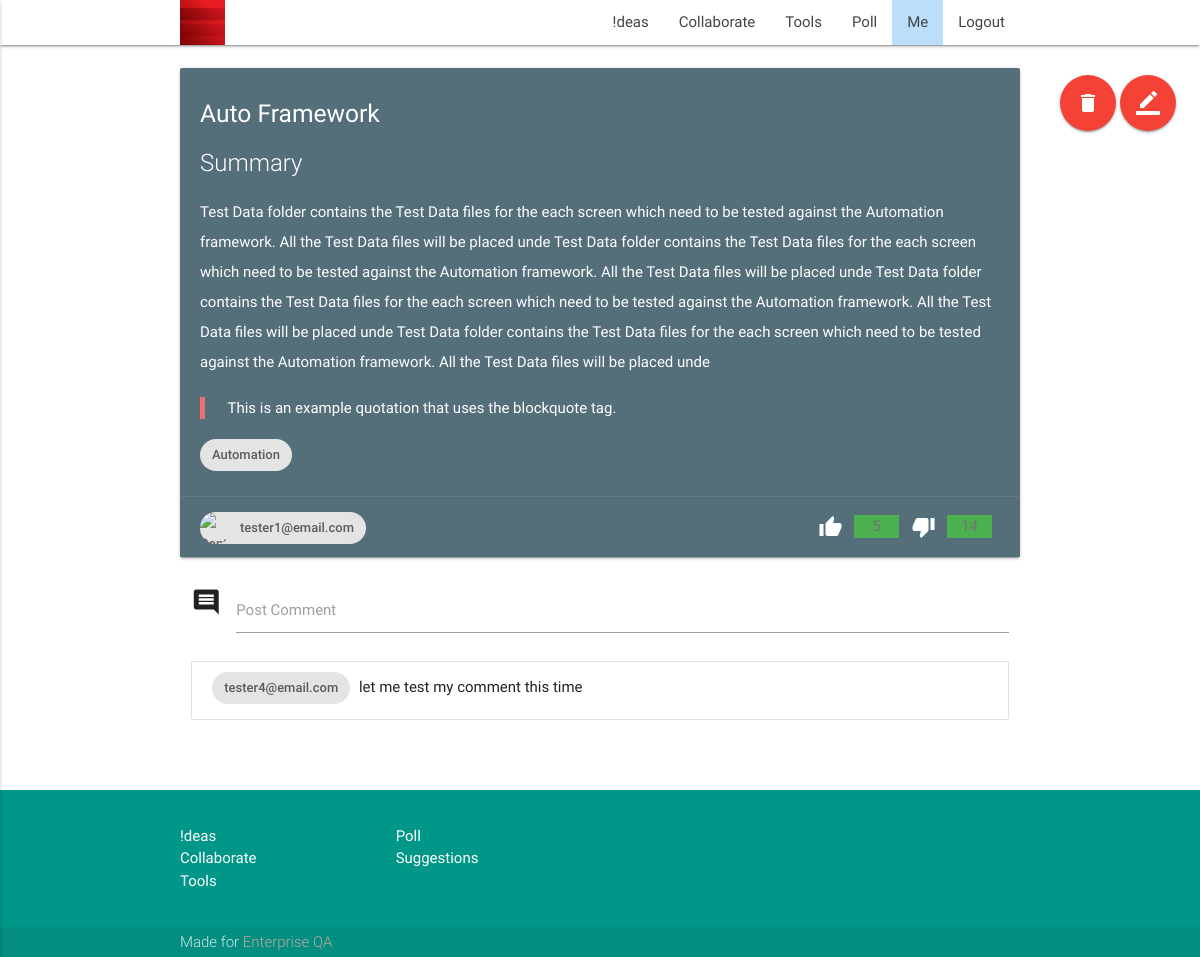
Before: /ideas/details/1 with the older database file.
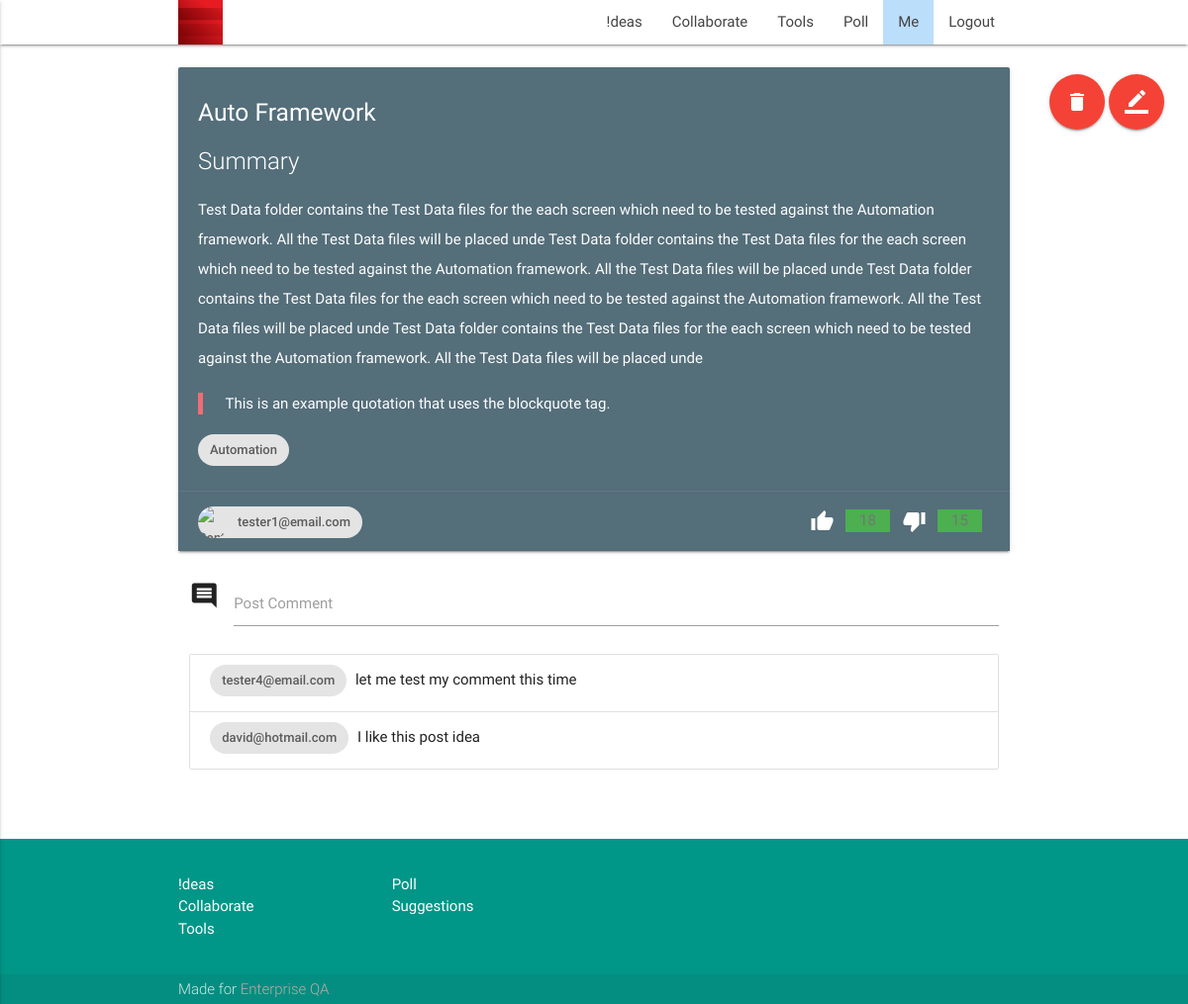
After: the same page with the newer database file.
### database.py (models this page shows)
class Comments(Base):
    __tablename__ = 'comments'
    id = Column(Integer, primary_key=True)
    idea_id = Column(Integer, ForeignKey(Ideas.id))
    comment = Column(String(200), nullable=False)
    isActive = Column(Boolean, default=True)
    createdBy = Column(Integer, ForeignKey(User.id))
    createdDate = Column(DateTime(timezone=True), server_default=func.now())
    updatedDate = Column(DateTime(timezone=True), onupdate=func.now())
    user = relationship("User", foreign_keys=[createdBy])
    idea = relationship("Ideas", foreign_keys=[idea_id])

class User(Base):
    __tablename__ = 'users'
    id = Column(Integer, primary_key=True)
    name = Column(String(100), nullable=False)
    email = Column(String(100), unique=True, nullable=False)
    password = Column(String(20), nullable=False)
    isActive = Column(Boolean, default=True)
    role_id = Column(Integer, ForeignKey(Role.id))
    role = relationship(Role)
    '''@property
    def serialize(self):
        """Return object data in easily serializeable format"""
        return {
            'id': self.id,
            'name': self.name,
            'email': self.email,
        }'''

### app.py (the view)
@app.route('/ideas/details/<int:idea_id>')
def ideaDetails(idea_id):
    try:
        details = dbsession.query(Ideas).filter(Ideas.id == idea_id).one()
        comment = dbsession.query(Comments).filter(Comments.idea_id == idea_id).all()
        like = dbsession.query(Likes).filter(and_(Likes.idea_id == idea_id, Likes.like == True)).count()
        dislike = dbsession.query(Likes).filter(and_(Likes.idea_id == idea_id, Likes.like == False)).count()
        return render_template('ideas/ideaDetails.html', detail=details, comments=comment, likes=like, dislikes=dislike)
    except NoResultFound:
        flash('No ideas found with this Title/ID!')
        return redirect(url_for('ideas'), code=302)

### templates/ideas/ideaDetails.html (shortened to what this page needs)
{% extends "layout.html" %}
{% block content %}
<div class="container">
    <div class="section">
      <div class="row ">
        <div class="col s12 m12 l12">
          <div class="card blue-grey darken-1">
            <div class="card-content white-text">
                {%  if detail: %}
				<h5>{{ detail.title }}</h5>
				<h5 class="card-title">Summary</h5>
					<p>
						{{ detail.summary }}
						{{ detail.summary }}
						{{ detail.summary }}
						{{ detail.summary }}
					</p>
				<blockquote>
					This is an example quotation that uses the blockquote tag.
				</blockquote>
				<div class="chip">
					{{ detail.tags }}
				</div>
		  	</div>
			<div class="card-action" style="padding:10px 20px 50px 20px;">
				<div class="container col s6" style="padding:5px 0px 0px 0px;">
					<div class="chip">
						<img src="http://materializecss.com/images/yuna.jpg" alt="Contact Person">
							{{ detail.user.email }}
					</div>
				</div>
				<div class="container col s6" style="padding: 8px">
					<span class="badge green" id="dresult">{{dislikes}}</span>
					<a class="badge" href="#" id="dislike" style="margin-right: 1px; color: #ffffff;"><i class="material-icons prefix">thumb_down</i></a>
					<span class="badge green" id="result">{{likes}}</span>
					<a class="badge" href="#" id="like" style="margin-right: 1px; color: #ffffff;"><i class="material-icons prefix">thumb_up</i></a>
                </div>
            </div>
			    {% endif %}
			<div class="fixed-action-btn" style="top: 60px; right: 24px;">
				<a class="btn-floating btn-large waves-effect waves-light red modal-trigger" href="{{ url_for('deleteIdea', idea_id=detail.id) }}"><i class="material-icons">delete</i></a>
				<a class="btn-floating btn-large waves-effect waves-light red modal-trigger" href="{{ url_for('editIdea', idea_id=detail.id) }}"><i class="material-icons">border_color</i></a>
			</div>
		  </div>
		  <div class="input-field col s12">
              <form action="/ideas/comments" method="POST">
                <i class="material-icons prefix">comment</i>
                <input type="text" name="comment" type="submit" id="autocomplete-input" class="autocomplete">
                <label for="autocomplete-input">Post Comment</label>
              </form>
		  </div>
		  {%  if comments: %}
		  <div class="col s12 m12 l12">
          	<ul class="collection">
				{% for comment in comments %}
		      		<li class="collection-item">
                  		<div class="chip">
                    		{{comment.user.email}}
          	      		</div>
                  		{{comment.comment}}
              		</li>
		  		{% endfor %}
        	</ul>
		  </div>
		  {% endif %}
        </div>
      </div>
    </div>
</div>
{% endblock %}

Changed rows visible on the page:
added Comments: user.email "david@hotmail.com", comment "I like this post idea"
